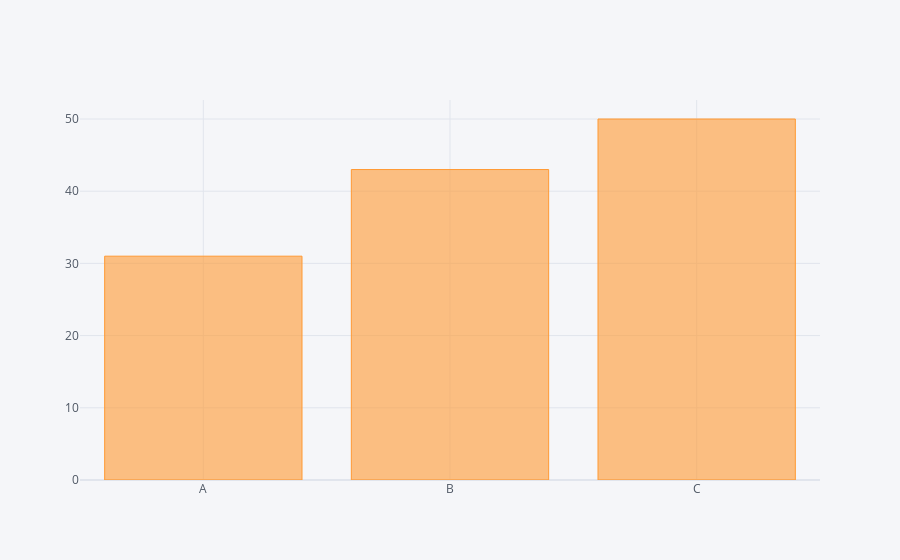

Notebook code cell kept with this figure:
### Code cell
df2.iplot(kind='bar',x='Category',y='Values')

### Figure 1 — Plotly figure (JSON) as saved in the notebook; plotly's stock layout.template omitted (floating-point values rounded to 4 significant figures)
{"data": [{"marker": {"color": "rgba(255, 153, 51, 0.6)", "line": {"color": "rgba(255, 153, 51, 1.0)", "width": 1}}, "name": "Values", "orientation": "v", "text": "", "type": "bar", "x": ["A", "B", "C"], "y": [31, 43, 50]}], "layout": {"autosize": true, "legend": {"bgcolor": "#F5F6F9", "font": {"color": "#4D5663"}}, "paper_bgcolor": "#F5F6F9", "plot_bgcolor": "#F5F6F9", "title": {"font": {"color": "#4D5663"}}, "xaxis": {"autorange": true, "gridcolor": "#E1E5ED", "range": [-0.5, 2.5], "showgrid": true, "tickfont": {"color": "#4D5663"}, "title": {"font": {"color": "#4D5663"}, "text": ""}, "type": "category", "zerolinecolor": "#E1E5ED"}, "yaxis": {"autorange": true, "gridcolor": "#E1E5ED", "range": [0, 52.63], "showgrid": true, "tickfont": {"color": "#4D5663"}, "title": {"font": {"color": "#4D5663"}, "text": ""}, "type": "linear", "zerolinecolor": "#E1E5ED"}}}
